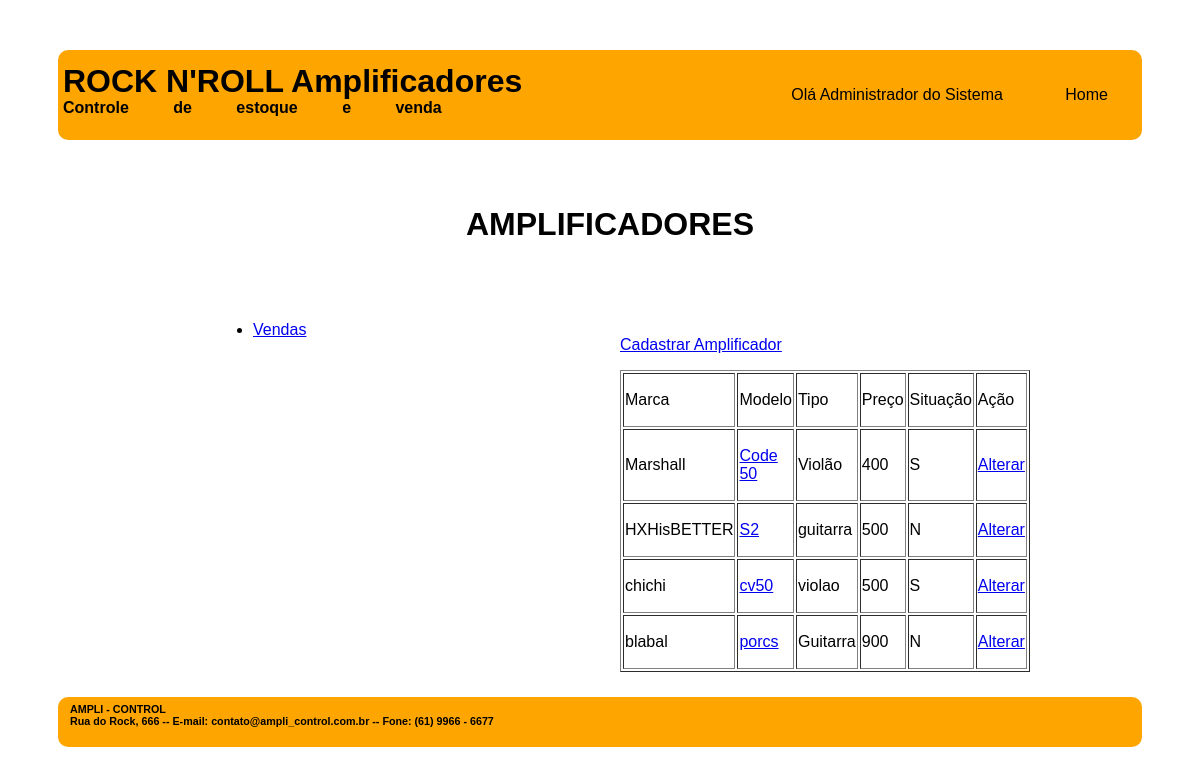
Page /lista_amp.php on the committed database.
### tables this page shows
CREATE TABLE `amplificadores` (
  `COD_AMP` int(11) NOT NULL,
  `TIPO_AMP` varchar(45) NOT NULL,
  `MARCA_AMP` varchar(45) NOT NULL,
  `MODELO_AMP` varchar(45) NOT NULL,
  `PRECO_AMP` decimal(5,0) NOT NULL,
  `FOTO_AMP` varchar(70) NOT NULL,
  `FILA_COMPRA_AMP` char(1) NOT NULL DEFAULT 'N',
  `VENDAS_COD_VEN` int(11) DEFAULT NULL
);

### lista_amp.php (the view, shortened to what this page needs)
<!DOCTYPE html>
<html>
<head>
	<link rel="stylesheet" type="text/css" href="css/layout.css">
	<link rel="stylesheet" type="text/css" href="css/menu.css">
</head>
<body>
	<div id="principal">
		<div id="topo">
			<div id="logo">
				<h1> ROCK N'ROLL Amplificadores </h1>
				<h4> Controle de estoque e venda </h4>
			</div>
			<div id="menu_global" class="menu_global">
				 <ul>
                        <li>Olá Administrador do Sistema</li>
                        <li><a href="index.php" class="active">Home</a></li>
				</ul>
			</div>
		</div>
		<div id="conteudo_especifico">
			<div class="div_central centralizar">
				<h1> AMPLIFICADORES </h1>
			</div>
			<div class="div_esquerda">
			<?php
			        include "menu_local.php";
				?>
			</div>
			<div id = "funcionalidade" class="div_direita">
			<p align="left"> <a href="cadastra_amp.php"> Cadastrar Amplificador </a> </p>
				<?php
				    $conectar = mysqli_connect("localhost", "root", "", "335800");
					$sql_consulta = "SELECT marca_amp, modelo_amp,
					                        tipo_amp, preco_amp, fila_compra_amp, cod_amp
									FROM amplificadores";
					$resultado_consulta = mysqli_query($conectar, $sql_consulta);
				?>
			<table border = 1>
			     <tr>
					<td >
						<p> Marca </p>
					</td>
					<td>
						<p> Modelo </p>
					</td>
					<td>
						<p> Tipo </p>
					</td>
					<td>
						<p> Preço </p>
					</td>
					<td>
						<p> Situação </p>
					</td>
					<td>
						<p> Ação</p>
					</td>
                 </tr>
				 <?php
				      while ($registro = mysqli_fetch_row( $resultado_consulta)){
				?>
				<tr>
					<td>
						<p>
							<?php echo $registro[0]; ?>
						</p>
					</td>
					<td>
						<p>
							<a href="exibe_amp.php?codigo=<?php echo $registro[5]?>">
							<?php echo "$registro[1]";?>
						    </a>
						</p>
					</td>
					<td>
						<p>
							<?php echo $registro[2];?>
						</p>
					</td>
					<td>
						<p>
							<?php echo $registro[3];?>
						</p>
					</td>
					<td>
						<p>
							<?php echo $registro[4];?>
						</p>
					</td>
					<td>
						<p>
						<a href="altera_amp.php?codigo=<?php echo $registro[5]?>">Alterar</a>
						</p>
					</td>
				</tr>
				<?php
					  }
				?>
            </table>
			</div>
		</div>
		<div id="rodape">
			<div id="texto_institucional">
				<h6> AMPLI - CONTROL </h6>
				<h6> Rua do Rock, 666 -- E-mail: contato@ampli_control.com.br -- Fone: (61) 9966 - 6677 </h6>
			</div>
		</div>
	</div>
</body>
</html>

### css/layout.css (style rules this page uses)
#principal { margin: 50px; font-family: arial; }
#topo { padding: 5px; display: grid; grid-template-columns: auto auto; margin: 0px auto 20px auto; grid-gap: 5px; border-radius: 10px; background-color: orange; color:black; justify-content: space-between; }
#logo h1 { line-height: 10px; word-spacing: 0px; }
#logo h4 { line-height: 0px; word-spacing: 40px; }
#conteudo_especifico { padding: 5px; display: grid; grid-template-columns: 50% 50%; margin: 0px auto 5px auto; grid-gap: 20px; }
.div_esquerda { margin: 0px auto auto 150px; }
.div_direita { margin: 15px 150px auto auto; }
.div_central { margin: auto 150px auto 150px; grid-column-start: 1; grid-column-end: 3; }
#rodape { padding: 0px; display: grid; grid-template-columns: auto auto; grid-template-rows: 50px; margin: 20px auto 0px auto; grid-gap: 5px; border-radius: 10px; background-color: orange; color:black; justify-content: space-between; }
#rodape h6 { line-height: 0px; word-spacing: 0px; margin: 12px auto 12px 12px; }
.centralizar { text-align: center; padding: 20px 30px 20px 30px; }

### css/menu.css (style rules this page uses)
.menu_global li { display: inline-flex; margin: 15px 29px; }
.menu_global a { text-decoration: none; color: black; }

### rows in the picture
amplificadores: MARCA_AMP "Marshall", MODELO_AMP "Code 50", TIPO_AMP "Violão", PRECO_AMP "400", FILA_COMPRA_AMP "S"
amplificadores: MARCA_AMP "HXHisBETTER", MODELO_AMP "S2", TIPO_AMP "guitarra", PRECO_AMP "500", FILA_COMPRA_AMP "N"
amplificadores: MARCA_AMP "chichi", MODELO_AMP "cv50", TIPO_AMP "violao", PRECO_AMP "500", FILA_COMPRA_AMP "S"
amplificadores: MARCA_AMP "blabal", MODELO_AMP "porcs", TIPO_AMP "Guitarra", PRECO_AMP "900", FILA_COMPRA_AMP "N"
